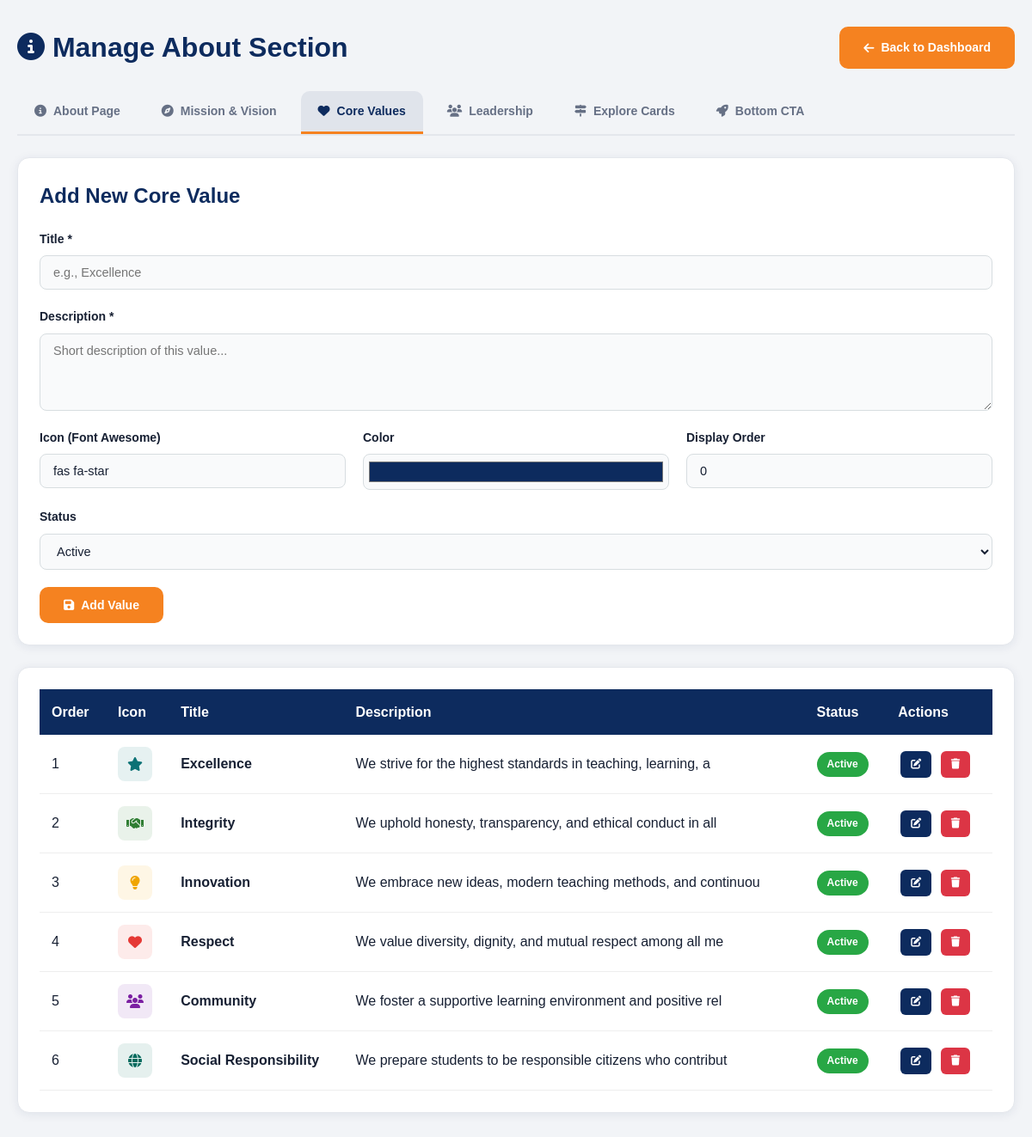
The app's page /AdminCP/manage_about.php?tab=core_values (signed in) with its own data.
### tables this page shows
CREATE TABLE `core_values` (
  `id` int(11) NOT NULL,
  `title` varchar(100) NOT NULL,
  `description` text NOT NULL,
  `icon` varchar(50) DEFAULT 'fas fa-star' COMMENT 'Font Awesome class, e.g. fas fa-star',
  `color` varchar(20) DEFAULT '#0B7275' COMMENT 'Hex color for icon and accent',
  `display_order` int(11) DEFAULT 0,
  `status` enum('active','inactive') DEFAULT 'active',
  `created_at` timestamp NOT NULL DEFAULT current_timestamp(),
  `updated_at` timestamp NOT NULL DEFAULT current_timestamp() ON UPDATE current_timestamp()
);

### AdminCP/manage_about.php (the view, shortened to what this page needs)
<?php
require_once '../includes/config.php';
$valid_tabs = ['about', 'mission_vision', 'core_values', 'leadership', 'explore', 'cta'];
$active_tab = isset($_GET['tab']) && in_array($_GET['tab'], $valid_tabs) ? $_GET['tab'] : 'about';
$about = getAboutContent();
$about_stats = getAboutStats();
$about_hero = getAboutHero();
$about_who = getAboutWho();
$edit_cv = null;
$core_values_result = mysqli_query($conn, "SELECT * FROM core_values ORDER BY display_order ASC, id ASC");
$tab_labels = [
    'about' => ['icon' => 'fas fa-info-circle', 'label' => 'About Page'],
    'mission_vision' => ['icon' => 'fas fa-compass', 'label' => 'Mission & Vision'],
    'core_values' => ['icon' => 'fas fa-heart', 'label' => 'Core Values'],
    'leadership' => ['icon' => 'fas fa-users', 'label' => 'Leadership'],
    'explore' => ['icon' => 'fas fa-map-signs', 'label' => 'Explore Cards'],
    'cta' => ['icon' => 'fas fa-rocket', 'label' => 'Bottom CTA'],
];
?>
<!DOCTYPE html>
<html lang="en">
<head>
    <link rel="stylesheet" href="../css/style.css">
    <link rel="stylesheet" href="https://cdnjs.cloudflare.com/ajax/libs/font-awesome/6.4.0/css/all.min.css">
</head>
<body>
    <div class="container" style="padding: 30px 20px;">
        <div style="display: flex; justify-content: space-between; align-items: center; margin-bottom: 25px;">
            <h1 style="color: var(--primary-color);"><i class="fas fa-info-circle"></i> Manage About Section</h1>
            <a href="dashboard.php" class="btn btn-primary"><i class="fas fa-arrow-left"></i> Back to Dashboard</a>
        </div>
        <div class="tab-nav">
            <?php foreach ($tab_labels as $key => $t): ?>
                <a href="?tab=<?php echo $key; ?>" class="<?php echo $active_tab === $key ? 'active' : ''; ?>">
                    <i class="<?php echo $t['icon']; ?>"></i> <?php echo $t['label']; ?>
                </a>
            <?php endforeach; ?>
        </div>
        <?php if ($active_tab === 'about'): ?>
        <form method="POST" enctype="multipart/form-data">
            <div class="card" style="margin-bottom: 25px;">
                <h2 style="color: var(--primary-color); margin-bottom: 20px;"><i class="fas fa-flag"></i> Hero Banner</h2>
                <div class="form-group">
                    <label>Background Image (leave empty to keep current)</label>
                    <input type="file" name="about_hero_image" accept="image/*" onchange="previewImage(this,'about_hero_image_preview')">
                    <img src="<?php echo htmlspecialchars($about_hero['image']); ?>" id="about_hero_image_preview" class="preview-img" style="display:block;max-width:220px;margin-top:10px;border-radius:10px;">
                    <small style="color:var(--text-light);">Recommended size: 1600x600px or larger.</small>
                </div>
                <div class="form-group">
                    <label>Top Badge Text</label>
                    <input type="text" name="about_hero_badge" value="<?php echo htmlspecialchars($about_hero['badge']); ?>">
                </div>
                <div class="form-group">
                    <label>Subtitle</label>
                    <textarea name="about_hero_subtitle" rows="2"><?php echo htmlspecialchars($about_hero['subtitle']); ?></textarea>
                </div>
                <p style="color:var(--text-light);font-size:12.5px;margin:-6px 0 0;">Note: the "About <?php echo htmlspecialchars(SITE_NAME); ?>" title always uses the site name automatically and isn't editable here.</p>
            </div>
            <div class="card" style="margin-bottom: 25px;">
                <h2 style="color: var(--primary-color); margin-bottom: 20px;"><i class="fas fa-university"></i> Who We Are</h2>
                <div class="form-group">
                    <label>Top Badge Text</label>
                    <input type="text" name="about_who_badge" value="<?php echo htmlspecialchars($about_who['badge']); ?>">
                </div>
                <div style="display:grid;grid-template-columns:2fr 1fr;gap:20px;">
                    <div class="form-group">
                        <label>Heading</label>
                        <input type="text" name="about_who_title" value="<?php echo htmlspecialchars($about_who['title']); ?>">
                    </div>
                    <div class="form-group">
                        <label>Highlighted Word(s)</label>
                        <input type="text" name="about_who_title_highlight" value="<?php echo htmlspecialchars($about_who['title_highlight']); ?>">
                    </div>
                </div>
                <div class="form-group">
                    <label>Description (Paragraph 1)</label>
                    <textarea name="about_description" rows="4"><?php echo htmlspecialchars($about['description']); ?></textarea>
                </div>
                <div class="form-group">
                    <label>Paragraph 2</label>
                    <textarea name="about_who_paragraph2" rows="3"><?php echo htmlspecialchars($about_who['paragraph2']); ?></textarea>
                </div>
                <div style="display:grid;grid-template-columns:1fr 1fr;gap:20px;">
                    <div class="form-group"><label>Highlight Pill 1</label><input type="text" name="about_who_hl1" value="<?php echo htmlspecialchars($about_who['hl1']); ?>"></div>
                    <div class="form-group"><label>Highlight Pill 2</label><input type="text" name="about_who_hl2" value="<?php echo htmlspecialchars($about_who['hl2']); ?>"></div>
                    <div class="form-group"><label>Highlight Pill 3</label><input type="text" name="about_who_hl3" value="<?php echo htmlspecialchars($about_who['hl3']); ?>"></div>
                    <div class="form-group"><label>Highlight Pill 4</label><input type="text" name="about_who_hl4" value="<?php echo htmlspecialchars($about_who['hl4']); ?>"></div>
                </div>
                <hr style="margin:22px 0;border:none;border-top:1px solid #eee;">
                <h3 style="color:var(--primary-color);margin-bottom:15px;font-size:16px;"><i class="fas fa-image"></i> Campus Photo</h3>
                <div class="form-group">
                    <label>Photo (leave empty to keep current)</label>
                    <input type="file" name="about_image" accept="image/*" onchange="previewImage(this,'about_image_preview')">
                    <img src="../<?php echo htmlspecialchars($about_who['image']); ?>" id="about_image_preview" class="preview-img" style="display:block;max-width:220px;margin-top:10px;border-radius:10px;">
                </div>
                <div style="display:grid;grid-template-columns:1fr 1fr;gap:20px;">
                    <div class="form-group"><label>Photo Badge Number</label><input type="text" name="about_image_badge_num" value="<?php echo htmlspecialchars($about_who['image_badge_num']); ?>"></div>
                    <div class="form-group"><label>Photo Badge Label</label><input type="text" name="about_image_badge_label" value="<?php echo htmlspecialchars($about_who['image_badge_label']); ?>"></div>
                </div>
            </div>
            <div class="card" style="margin-bottom: 25px;">
                <h2 style="color: var(--primary-color); margin-bottom: 20px;"><i class="fas fa-chart-bar"></i> Stats Strip (4 items)</h2>
                <div style="display:grid;grid-template-columns:1fr 1fr 1fr 1fr;gap:20px;">
                    <?php for ($i = 1; $i <= 4; $i++): ?>
                    <div>
                        <div class="form-group">
                            <label>Stat <?php echo $i; ?> Number</label>
                            <input type="text" name="about_stat<?php echo $i; ?>_number" value="<?php echo htmlspecialchars($about_stats[$i-1]['number']); ?>">
                        </div>
                        <div class="form-group">
                            <label>Stat <?php echo $i; ?> Label</label>
                            <input type="text" name="about_stat<?php echo $i; ?>_label" value="<?php echo htmlspecialchars($about_stats[$i-1]['label']); ?>">
                        </div>
                    </div>
                    <?php endfor; ?>
                </div>
            </div>
            <button type="submit" name="save_about" class="btn btn-primary" style="padding:14px 36px;"><i class="fas fa-save"></i> Save About Page</button>
        </form>
        <script>
            function previewImage(input, previewId){
                var preview = document.getElementById(previewId);
                if (input.files && input.files[0]) {
                    var reader = new FileReader();
                    reader.onload = function(e){ preview.src = e.target.result; preview.style.display='block'; };
                    reader.readAsDataURL(input.files[0]);
                }
            }
        </script>
        <?php elseif ($active_tab === 'core_values'): ?>
        <div class="card" style="margin-bottom: 25px;">
            <h2 style="color: var(--primary-color); margin-bottom: 20px;"><?php echo $edit_cv ? 'Edit Core Value' : 'Add New Core Value'; ?></h2>
            <form method="POST">
                <div class="form-group">
                    <label>Title *</label>
                    <input type="text" name="title" required value="<?php echo $edit_cv ? htmlspecialchars($edit_cv['title']) : ''; ?>" placeholder="e.g., Excellence">
                </div>
                <div class="form-group">
                    <label>Description *</label>
                    <textarea name="description" required rows="4" placeholder="Short description of this value..."><?php echo $edit_cv ? htmlspecialchars($edit_cv['description']) : ''; ?></textarea>
                </div>
                <div style="display:grid;grid-template-columns:1fr 1fr 1fr;gap:20px;">
                    <div class="form-group">
                        <label>Icon (Font Awesome)</label>
                        <input type="text" name="icon" value="<?php echo $edit_cv ? htmlspecialchars($edit_cv['icon']) : 'fas fa-star'; ?>" placeholder="e.g., fas fa-star">
                    </div>
                    <div class="form-group">
                        <label>Color</label>
                        <input type="color" name="color" value="<?php echo $edit_cv ? htmlspecialchars($edit_cv['color']) : '#0D2B5E'; ?>" style="height:42px;">
                    </div>
                    <div class="form-group">
                        <label>Display Order</label>
                        <input type="number" name="display_order" value="<?php echo $edit_cv ? $edit_cv['display_order'] : 0; ?>" min="0">
                    </div>
                </div>
                <div class="form-group">
                    <label>Status</label>
                    <select name="status">
                        <option value="active" <?php echo ($edit_cv && $edit_cv['status']=='active') ? 'selected':''; ?>>Active</option>
                    </select>
                </div>
                <button type="submit" name="save_core_value" class="btn btn-primary"><i class="fas fa-save"></i> <?php echo $edit_cv ? 'Update' : 'Add'; ?> Value</button>
            </form>
        </div>
        <div class="card" style="overflow-x:auto;">
            <table class="data-table">
                <thead><tr><th>Order</th><th>Icon</th><th>Title</th><th>Description</th><th>Status</th><th>Actions</th></tr></thead>
                <tbody>
                <?php if ($core_values_result && mysqli_num_rows($core_values_result) > 0): ?>
                    <?php while ($item = mysqli_fetch_assoc($core_values_result)): ?>
                        <tr>
                            <td><?php echo $item['display_order']; ?></td>
                            <td><div style="width:40px;height:40px;border-radius:8px;display:flex;align-items:center;justify-content:center;background:<?php echo htmlspecialchars($item['color']); ?>1a;"><i class="<?php echo htmlspecialchars($item['icon']); ?>" style="color:<?php echo htmlspecialchars($item['color']); ?>;"></i></div></td>
                            <td><strong><?php echo htmlspecialchars($item['title']); ?></strong></td>
                            <td><?php echo substr(htmlspecialchars($item['description']), 0, 60); ?></td>
                            <td><span class="status-badge status-<?php echo $item['status']; ?>"><?php echo ucfirst($item['status']); ?></span></td>
                            <td>
                                <a href="?tab=core_values&edit_cv=<?php echo $item['id']; ?>" class="action-btn btn-edit"><i class="fas fa-edit"></i></a>
                                <a href="?tab=core_values&delete_cv_id=<?php echo $item['id']; ?>" class="action-btn btn-delete" onclick="return confirm('Delete this core value?')"><i class="fas fa-trash"></i></a>
                            </td>
                        </tr>
                    <?php endwhile; ?>
                <?php else: ?>
                    <tr><td colspan="6" style="text-align:center;padding:30px;color:var(--text-light);">No core values yet</td></tr>
                <?php endif; ?>
                </tbody>
            </table>
        </div>
        <?php endif; ?>
    </div>
</body>
</html>

### records on screen
core_values: display_order "1", title "Excellence", description "We strive for the highest standards in teaching, learning, a", status "Active"
core_values: display_order "2", title "Integrity", description "We uphold honesty, transparency, and ethical conduct in all", status "Active"
core_values: display_order "3", title "Innovation", description "We embrace new ideas, modern teaching methods, and continuou", status "Active"
core_values: display_order "4", title "Respect", description "We value diversity, dignity, and mutual respect among all me", status "Active"
core_values: display_order "5", title "Community", description "We foster a supportive learning environment and positive rel", status "Active"
core_values: display_order "6", title "Social Responsibility", description "We prepare students to be responsible citizens who contribut", status "Active"

### other values on screen
$t['label'] "About Page"
$t['label'] "Mission & Vision"
$t['label'] "Core Values"
$t['label'] "Leadership"
$t['label'] "Explore Cards"
$t['label'] "Bottom CTA"
